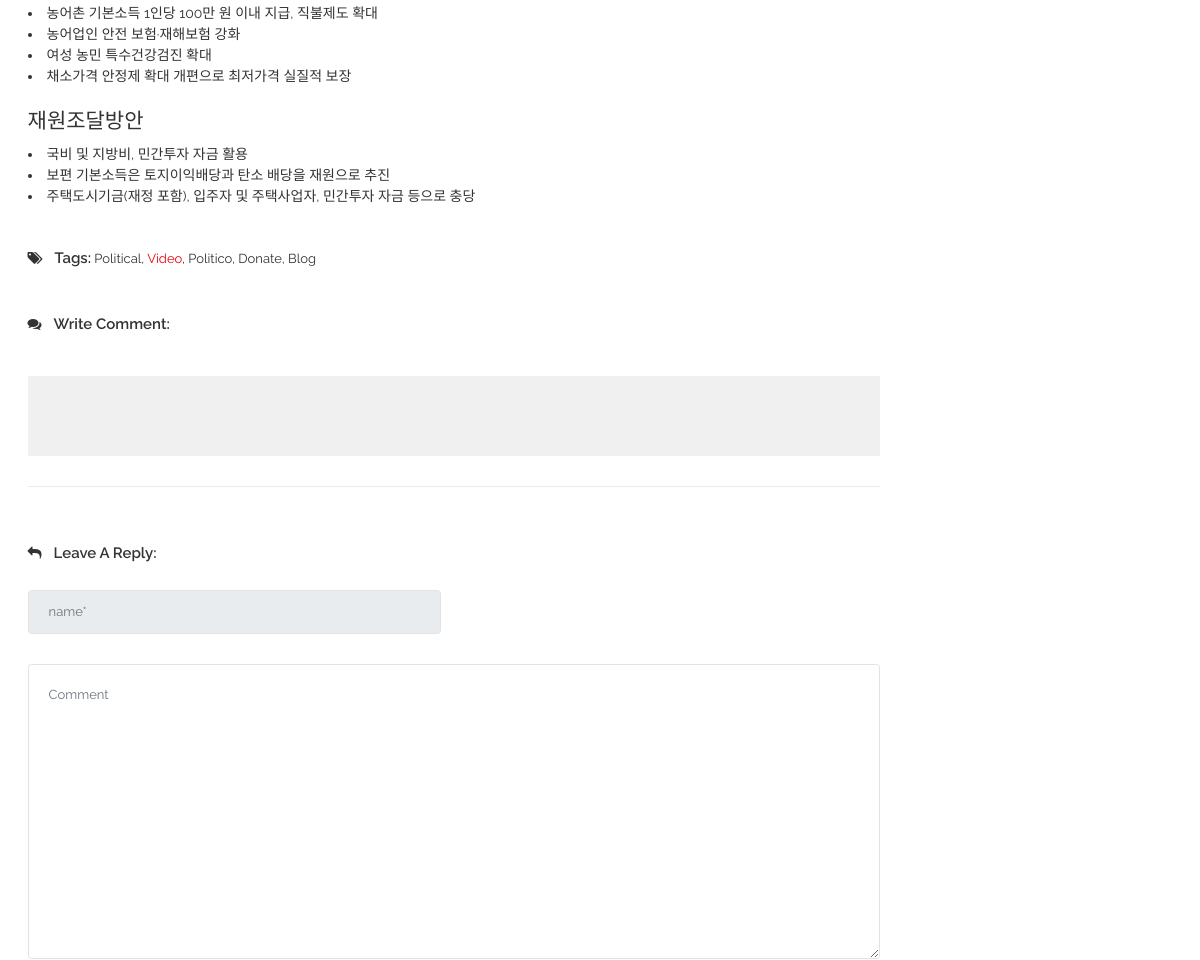
The app's page /candidate1/detail03/ (middle part), older data.
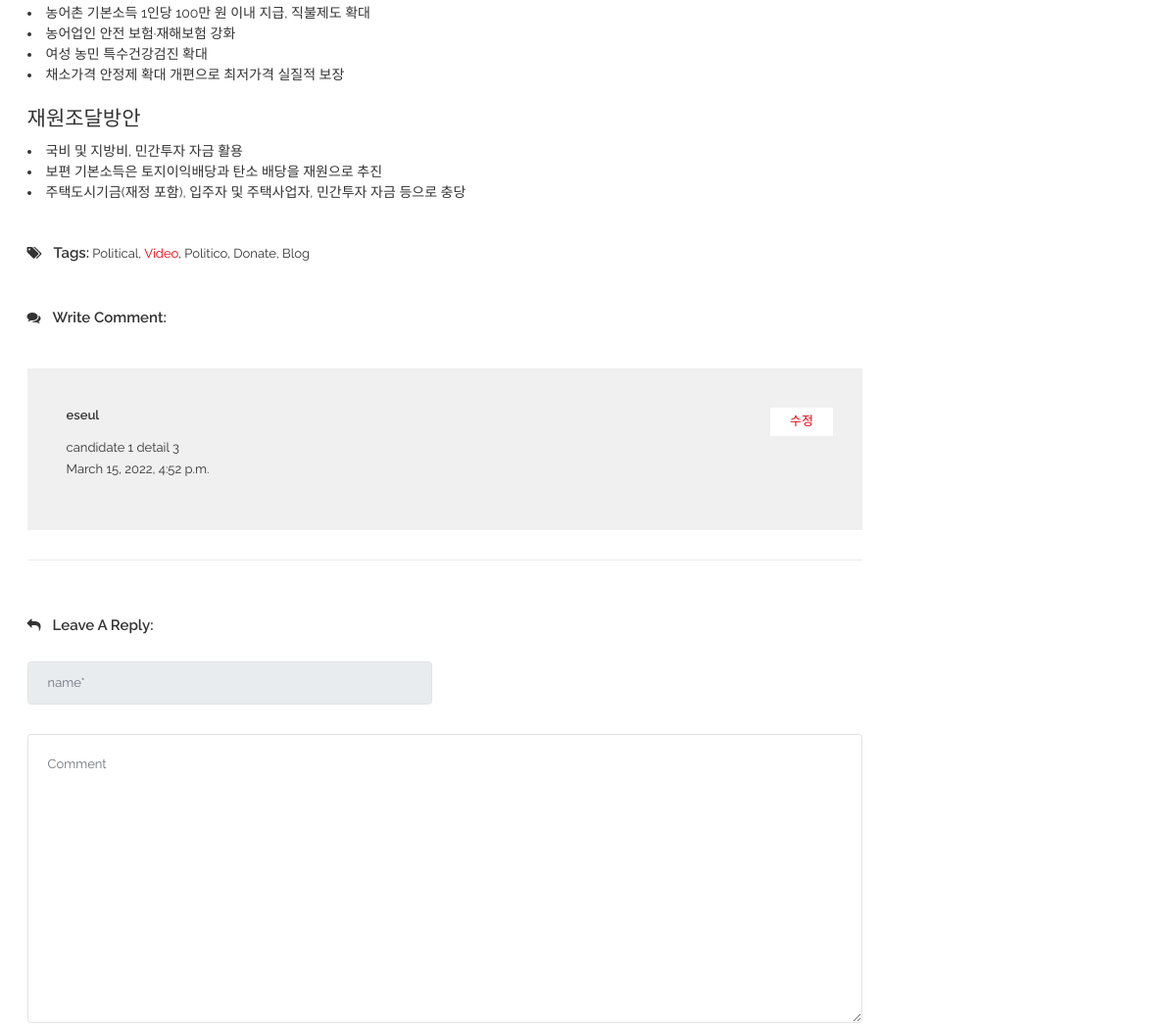
The same page, newer data.
### bbsApp/models.py (models this page shows)
class Post(models.Model):
    id            = models.BigAutoField(help_text = "Post ID", primary_key=True)
    candidate_num = models.IntegerField()
    detail_num    = models.IntegerField()
    writer_id     = models.TextField(max_length=100)
    content       = models.TextField(blank=False, null=False)
    create_date   = models.DateTimeField(auto_now=True)
    modify_date   = models.DateTimeField(auto_now=True)

### candidate1App/views.py (the view)
# urls.py: path('detail03/', views.detail03),
def detail03(request):
    print('>>> candidate2')
    candidate_num = 1
    detail_num = 3
    Posts = Post.objects.filter(candidate_num=candidate_num, detail_num=detail_num)
    if request.session.get('member_name'):
        print('>>> our member')
        context = {
            'session_member_name': request.session.get('member_name'),
            'session_member_id': request.session.get('member_id'),
            'candidate_num': candidate_num,
            'detail_num': detail_num,
            'Posts': Posts
        }
        return render(request, 'candidate1/blogDetail3.html', context)
    else:
        context = {
            'candidate_num': candidate_num,
            'detail_num': detail_num,
            'Posts': Posts
        }
        return render(request, 'candidate1/blogDetail3.html', context)

### candidate1App/templates/candidate1/blogDetail3.html (shortened to what the changed rows need)
{% load static %}
<!doctype html>
<html class="no-js" lang="en">
    <head>
        <link rel="stylesheet" href="{% static 'css/bootstrap.min.css' %}">
        <link rel="stylesheet" href="{% static 'css/font-awesome.min.css' %}">
        <link rel="stylesheet" href="{% static 'css/meanmenu.min.css' %}">
        <link rel="stylesheet" href="{% static 'css/owl.carousel.min.css' %}">
		<link rel="stylesheet" href="{% static 'lib/css/nivo-slider.css' %}" type="text/css" />
		<link rel="stylesheet" href="{% static 'lib/css/preview.css' %}" type="text/css" media="screen" />
        <link rel="stylesheet" href="{% static 'css/chosen.min.css' %}">
        <link rel="stylesheet" href="{% static 'css/animate.css' %}">
        <link rel="stylesheet" href="{% static 'css/magnific-popup.css' %}">
        <link rel="stylesheet" href="{% static 'css/normalize.css' %}">
        <link rel="stylesheet" href="{% static 'css/main.css' %}">
        <link rel="stylesheet" href="{% static 'style.css' %}">
        <link rel="stylesheet" href="{% static 'css/responsive.css' %}">
    </head>
    <body>
        <div class="wrapper">
            <section class="blog-two-details-area ptb-80">
                <div class="container">
                    <div class="row">
                        <div class="col-lg-9">
                            <div class="blog-container-inner">
                                <div  class="blog-comment">
                                    <p><i class="fa fa-comments" aria-hidden="true"></i>Write Comment:</p>
                                    <div class="blog-reply-all2">
                                        <div id="blog-top" class="blog-top">
                                            {% for bbs in Posts %}
                                            <div  class="blog-img-details">
                                                <div class="blog-title">
                                                    <h3>{{bbs.writer_id}}</h3>
                                                    <a href="#">수정</a>
                                                </div>
                                                <p>{{bbs.content}}</p>
                                                <span>{{bbs.create_date}}</span>
                                            </div>
                                            {% endfor %}
                                        </div>
                                    </div>
                                </div>
                            </div>
                        </div>
                    </div>
                </div>
            </section>
        </div>
    </body>
</html>

Row changes from the older to the newer data that the page shows:
added Post: writer_id "eseul", content "candidate 1 detail 3", create_date "March 15, 2022, 4:52 p.m."
